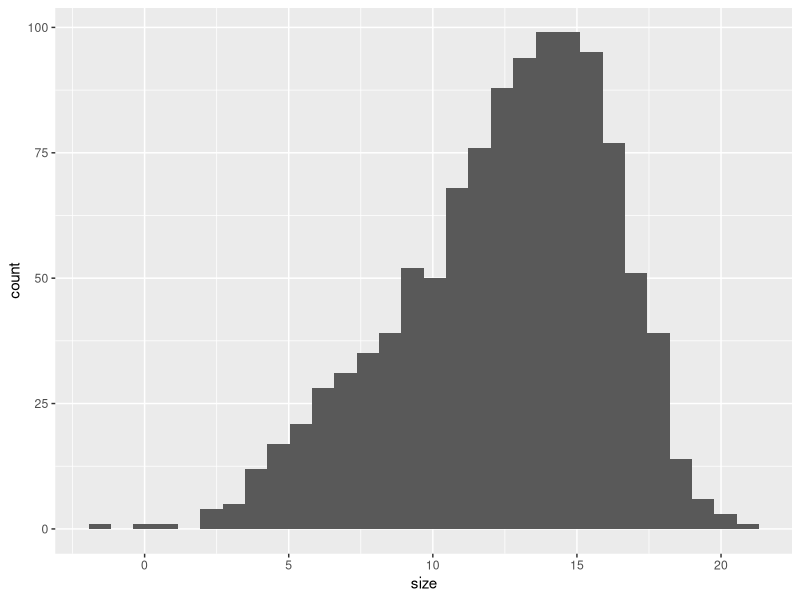
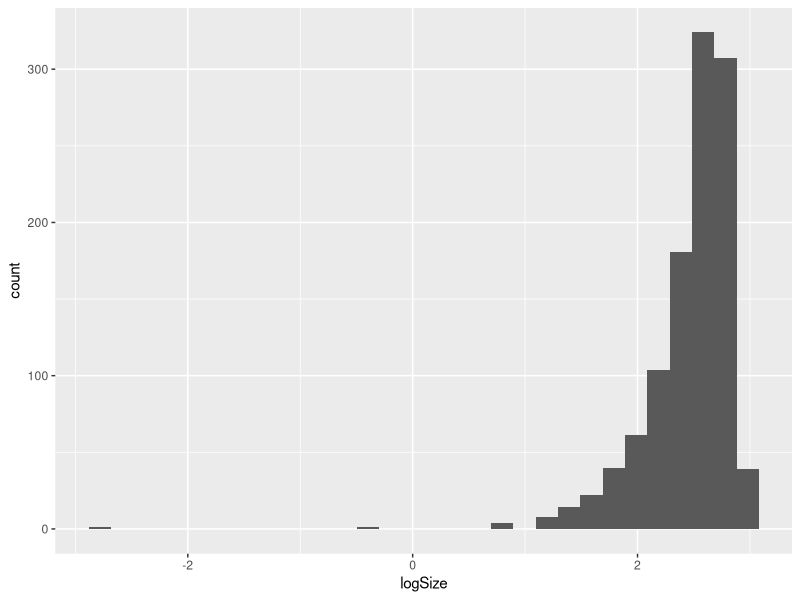
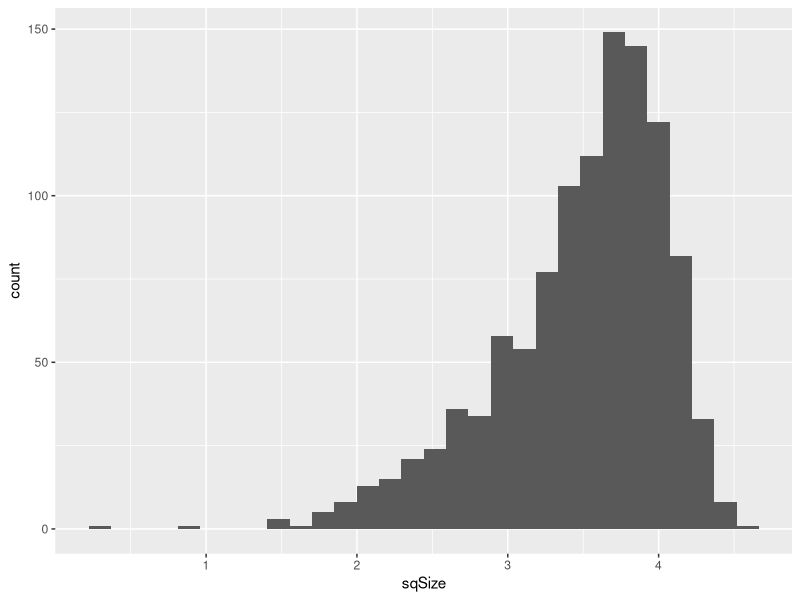
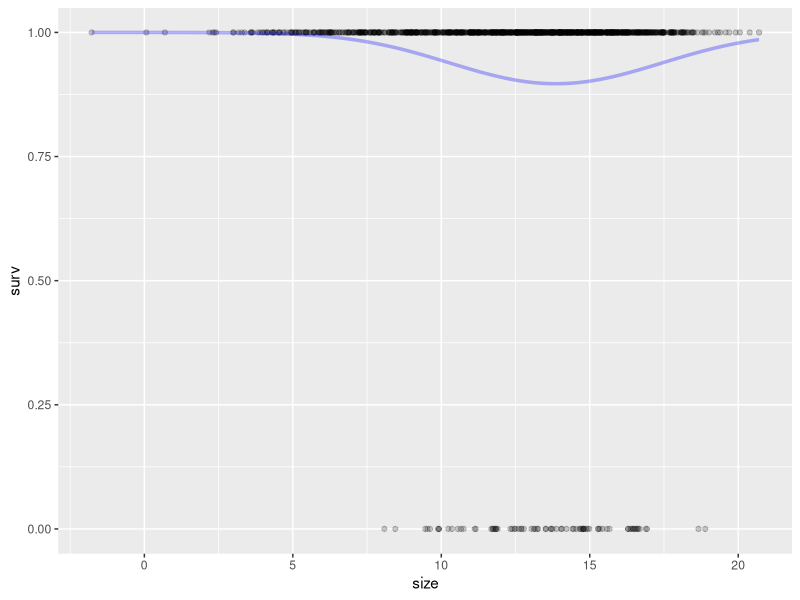
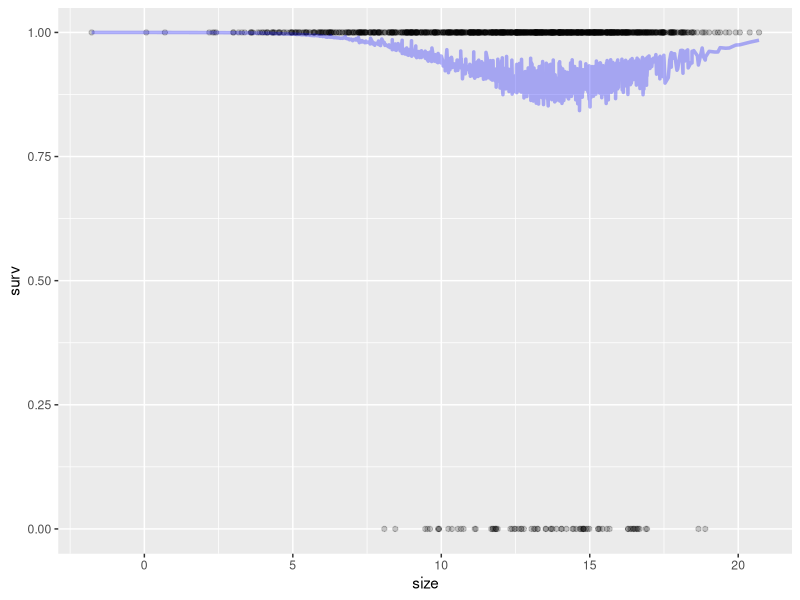
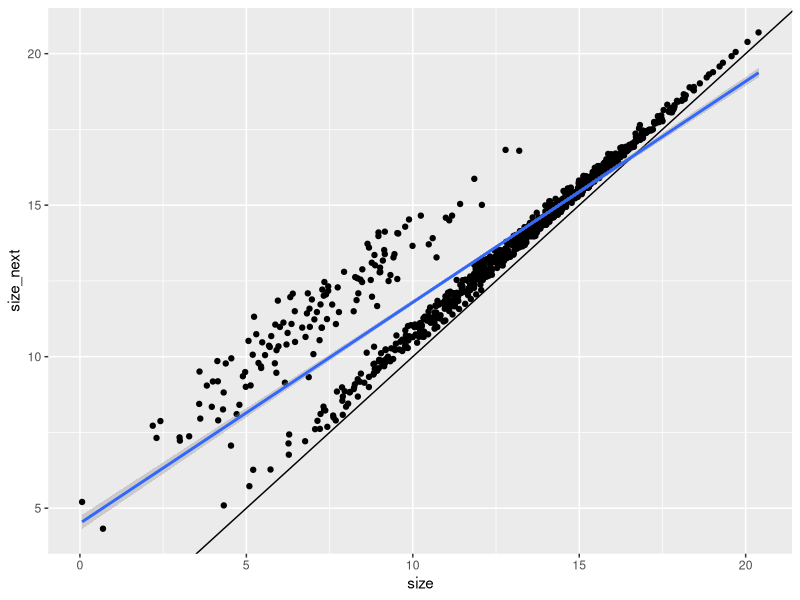
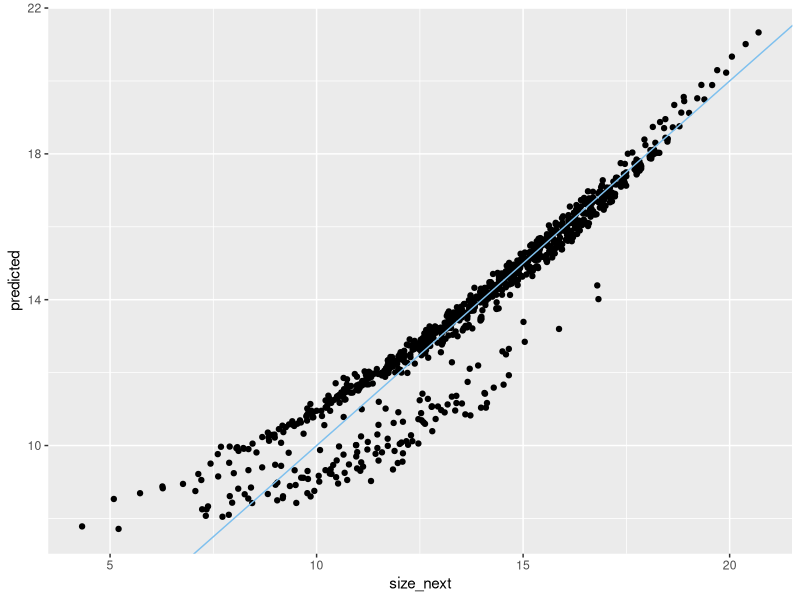
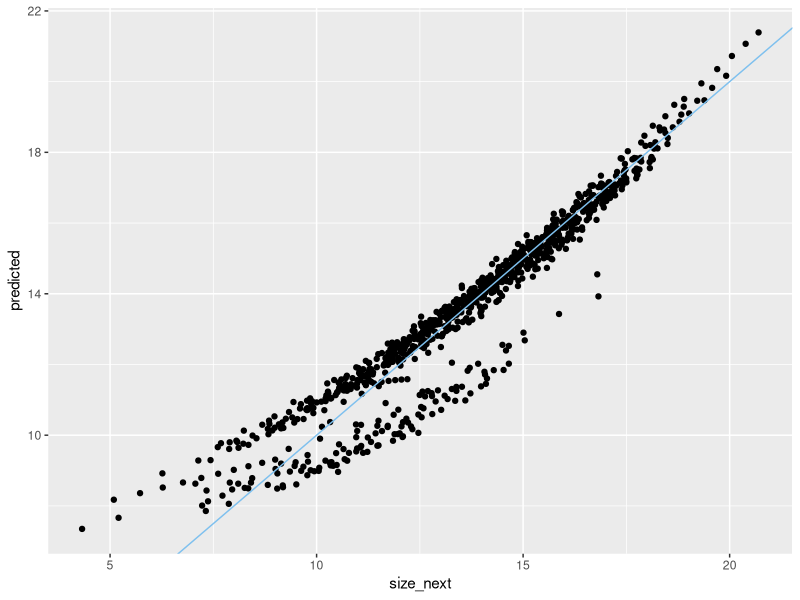

Recreate these plots in R, in order.
## ---- chunk 1
knitr::opts_chunk$set(echo = TRUE)
## ---- chunk 2
knitr::opts_chunk$set(echo = TRUE)
## ---- chunk 3
library(tidyverse)
library(broom)
library(broom.mixed)
library(magrittr)
library(lmerTest)
conflicted::conflicts_prefer(lmerTest::lmer)
conflicted::conflicts_prefer(dplyr::filter)
conflicted::conflicts_prefer(dplyr::mutate)
## ---- chunk 4
simpop <- read_csv("../output/PopSim_Phenos-Genos_v3.csv")
names(simpop)
#logit_pheno = scaled probability/phenotype
#_geno = genotype score for that trait 
#size = height calculated from simulated Weibull parameters (alpha, beta, k, and delta)
####Note: we will use the genotype score for k for this 
#elapsed_weeks = interval between weeks - should all be 1 in this data
## ---- chunk 5
unique(simpop$established) #NA = did not germinate, 1 = established (survived first 3 weeks in field); 0 = did not establish
unique(simpop$y1surv) #NA = did not establish, 1 = survived to week 12; 0 = did not survive 
#simpop %>% select(Indiv_ID, germinated, established, y1surv, k_pheno, week, size) %>% filter(Indiv_ID<5)

simpop_timeprep <- simpop %>%
  mutate(weeks = as.numeric(week - 1), #Weeks since week 1 (equivalent to pre-transplant or initial size) 
         size = if_else(germinated==0, NA, size) #no size if no germ
         ) %>%   
  group_by(Indiv_ID) %>% 
  mutate(surv=if_else(germinated==0, NA, #surv = NA if you did not germ 
                        if_else(week==1, 1, #if you did germinate, assume you survived to week 1 (equivalent to pre-transplant size time point)
                                if_else(established==0, 0, #surv = 0 after week 1 if you did not establish 
                                        if_else(week<5, 1, #if you did establish, your surv is equal to 1 for the first 3 weeks post-transplant 
                                                y1surv) #your survival for weeks 5-12 is then equal to your y1surv
                                        )))) %>% 
  mutate(death.week=if_else(y1surv==1, NA, #if survive year 1 no death week 
                            first(week, order_by = surv)) #first week where surv = 0 
           ) %>% 
  #note we only have establishment and y1surv survival from the pop sim --> little weekly variation 
  mutate(size_next = lead(size, order_by = week), #next time point's size) 
         size = if_else(is.na(death.week), size,
                        if_else(week>death.week, NA, size))) %>%  
  ungroup() %>% 
  mutate(size_next=if_else(surv==0, NA, size_next))

simpop_timeprep %>% #look at data for a few indivs to see if above worked
  drop_na(surv) %>% 
  select(Indiv_ID, week, weeks, germinated, established, y1surv, size, size_next, surv, death.week) %>% 
  filter(Indiv_ID<25)

simpop_timeprep_surv <- simpop_timeprep %>% drop_na(surv, size) #for surv models 
simpop_timeprep_size <- simpop_timeprep %>% drop_na(size, size_next) #for size models 
## ---- chunk 6
simpop_timeprep_surv %>%  #slightly skewed
  ggplot(aes(x=size)) +
  geom_histogram()

simpop_timeprep_surv_scaled <- simpop_timeprep_surv %>% 
  mutate(logSize=log(size),
         sqSize=sqrt(size)) 

simpop_timeprep_surv_scaled %>% #not better
  ggplot(aes(x=logSize)) +
  geom_histogram()

simpop_timeprep_surv_scaled %>% #not better
  ggplot(aes(x=sqSize)) +
  geom_histogram()
## ---- chunk 7
surv.models_pheno <- tribble(
  ~name,          ~f,
  "1_linear_size",                 "surv ~ size", 
  "2_linear_weeks",                "surv ~ size + weeks",
  "3a_quadratic_size",             "surv ~ size + I(size^2)", 
  "3b_quadratic_size_weeks",       "surv ~ size + I(size^2) + weeks", 
  "4a_cubic_size",                 "surv ~ size + I(size^2) + I(size^3)",
  "4b_cubic_size_weeks",           "surv ~ size + I(size^2) + I(size^3) + weeks"
)

#run the models 
surv.models_pheno <- surv.models_pheno %>%
  mutate(glm = map(f, ~ glm(as.formula(.), 
                            data = simpop_timeprep_surv, 
                            family = "binomial")), #, #run the models 
         predict = map(glm, predict, type = "response"), 
         glance = map(glm, tidy),
         AIC = map(glm, AIC),
         BIC = map(glm, BIC)) #glance at the model results

surv.models_pheno %>% select(-f, -glm, -predict) %>% unnest(BIC) %>% arrange(BIC) #look at the model fitting info 
surv.models_pheno %>% select(-f, -glm, -predict) %>% unnest(AIC) %>% arrange(AIC) #look at the model fitting info 
#3a_quadratic size best by AIC and BIC
## ---- chunk 8
survival.model.final_pheno <- surv.models_pheno %>% filter(name == "3a_quadratic_size") %>% pull(glm) %>% magrittr::extract2(1)
summary(survival.model.final_pheno)
## ---- chunk 9
simpop_timeprep_surv %>% 
  mutate(pred_fixef = predict(survival.model.final_pheno, newdata = ., type="response", re.form = NA)) %>% 
  ggplot(aes(x = size, y = surv)) +
  geom_point(alpha=.2) +
  geom_line(aes(y = pred_fixef), 
            color = "blue", 
            size = 1.2, alpha=0.3) 
## ---- chunk 10
surv.models_genos <- tribble(
  ~name,          ~f,
  "1a_linear_size",                 "surv ~ size", 
  "1b_linear_size_genos",           "surv ~ size + establishment.logit_geno + y1surv.logit_geno", 
  "2a_linear_weeks",                "surv ~ size + weeks",
  "2b_linear_weeks_geno",           "surv ~ size + weeks + establishment.logit_geno + y1surv.logit_geno",
  "3a_quadratic_size",              "surv ~ size + I(size^2)", 
  "3b_quadratic_size_weeks",        "surv ~ size + I(size^2) + weeks", 
  "3c_quadratic_size_weeks_geno",   "surv ~ size + I(size^2) + weeks + establishment.logit_geno + y1surv.logit_geno",
  "4a_cubic_size",                  "surv ~ size + I(size^2) + I(size^3)",
  "4b_cubic_size_weeks",            "surv ~ size + I(size^2) + I(size^3) + weeks",
  "4c_cubic_size_weeks_geno",       "surv ~ size + I(size^2) + I(size^3) + weeks + establishment.logit_geno + y1surv.logit_geno"
)

#run the models 
surv.models_genos <- surv.models_genos %>%
  mutate(glm = map(f, ~ glm(as.formula(.), 
                            data = simpop_timeprep_surv, 
                            family = "binomial")), #, #run the models 
         predict = map(glm, predict, type = "response"), 
         glance = map(glm, tidy),
         AIC = map(glm, AIC),
         BIC = map(glm, BIC)) #glance at the model results

surv.models_genos %>% select(-f, -glm, -predict) %>% unnest(BIC) %>% arrange(BIC) #look at the model fitting info 
surv.models_genos %>% select(-f, -glm, -predict) %>% unnest(AIC) %>% arrange(AIC) #look at the model fitting info 
#3a_quadratic_size best by BIC
#3c_quadratic_size_weeks_geno best by AIC 
## ---- chunk 11
survival.model.final_genos <- surv.models_genos %>% filter(name == "3c_quadratic_size_weeks_geno") %>% pull(glm) %>% magrittr::extract2(1)
summary(survival.model.final_genos)
## ---- chunk 12
simpop_timeprep_surv %>% 
  mutate(pred_fixef = predict(survival.model.final_genos, newdata = ., type="response", re.form = NA)) %>% 
  ggplot(aes(x = size, y = surv)) +
  geom_point(alpha=.2) +
  geom_line(aes(y = pred_fixef), 
            color = "blue", 
            size = 1.2, alpha=0.3) 
## ---- chunk 13
simpop_timeprep_size %>% 
  ggplot(aes(x=size, y=size_next)) +
  geom_point()  +
  geom_abline() +
  geom_smooth(method = "lm")
## ---- chunk 14
size.models_pheno <- tribble(
  ~name,          ~f,
  "1_linear_size",                 "size_next ~ size", 
  "2_linear_weeks",                "size_next ~ size + weeks",
  "3a_quadratic_size",             "size_next ~ size + I(size^2)", 
  "3b_quadratic_size_weeks",       "size_next ~ size + I(size^2) + weeks", 
  "4a_cubic_size",                 "size_next ~ size + I(size^2) + I(size^3)",
  "4b_cubic_size_weeks",           "size_next ~ size + I(size^2) + I(size^3) + weeks"
)

#run the models 
size.models_pheno <- size.models_pheno %>%
  mutate(lm = map(f, ~ lm(as.formula(.), 
                            data = simpop_timeprep_size)), #, #run the models 
         predict = map(lm, predict), 
         glance = map(lm, glance)) #glance at the model results

size.models_pheno %>% select(-f, -lm, -predict) %>% unnest(glance) %>% arrange(BIC) #look at the model fitting info 
size.models_pheno %>% select(-f, -lm, -predict) %>% unnest(glance) %>% arrange(AIC) #look at the model fitting info 
#3b_quadratic_size_weeks best by AIC and BIC
## ---- chunk 15
size.model.final_pheno <- size.models_pheno %>% filter(name == "3b_quadratic_size_weeks") %>% pull(lm) %>% magrittr::extract2(1)
summary(size.model.final_pheno)
## ---- chunk 16
simpop_timeprep_size %>% 
  cbind(predicted={size.models_pheno %>% filter(name=="3b_quadratic_size_weeks") %>% pull(predict) %>% unlist()}) %>%
  ggplot(aes(x=size_next, y = predicted)) +
  geom_point() +
  geom_abline(color="skyblue2")
## ---- chunk 17
size.models_genos <- tribble(
  ~name,          ~f,
  "1a_linear_size",                 "size_next ~ size", 
  "1b_linear_size_geno",            "size_next ~ size + k_geno", 
  "2a_linear_weeks",                "size_next ~ size + weeks",
  "2b_linear_weeks_geno",           "size_next ~ size + weeks + k_geno",
  "3a_quadratic_size",              "size_next ~ size + I(size^2)", 
  "3b_quadratic_size_weeks",        "size_next ~ size + I(size^2) + weeks", 
  "3c_quadratic_size_weeks_geno",   "size_next ~ size + I(size^2) + weeks + k_geno",
  "4a_cubic_size",                  "size_next ~ size + I(size^2) + I(size^3)",
  "4b_cubic_size_weeks",            "size_next ~ size + I(size^2) + I(size^3) + weeks",
  "4c_cubic_size_weeks_geno",       "size_next ~ size + I(size^2) + I(size^3) + weeks + k_geno"
)

#run the models 
size.models_genos <- size.models_genos %>%
  mutate(lm = map(f, ~ lm(as.formula(.), 
                            data = simpop_timeprep_size)), #, #run the models 
         predict = map(lm, predict), 
         glance = map(lm, glance)) #glance at the model results

size.models_genos %>% select(-f, -lm, -predict) %>% unnest(glance) %>% arrange(BIC) #look at the model fitting info 
size.models_genos %>% select(-f, -lm, -predict) %>% unnest(glance) %>% arrange(AIC) #look at the model fitting info 
#3c_quadratic_size_weeks_geno best by AIC and BIC
## ---- chunk 18
size.model.final_genos <- size.models_genos %>% filter(name == "3c_quadratic_size_weeks_geno") %>% pull(lm) %>% magrittr::extract2(1)
summary(size.model.final_genos)
## ---- chunk 19
simpop_timeprep_size %>% 
  cbind(predicted={size.models_genos %>% filter(name=="3c_quadratic_size_weeks_geno") %>% pull(predict) %>% unlist()}) %>%
  ggplot(aes(x=size_next, y = predicted)) +
  geom_point() +
  geom_abline(color="skyblue2")
## ---- chunk 20
params=data.frame(
  surv.int=NA, # Intercept from logistic regression of survival
  surv.slope1=NA, # Slope from logistic regression of survival
  surv.slope2=NA, # Quadratic slope from logistic regression of survival
  growth.int=NA, # Intercept from linear regression of growth
  growth.slope1=NA, # Slope from linear regression of growth
  growth.slope2=NA, # Quadratic slope from linear regression of growth
  growth.sd=NA # Residual sd from the linear regression of growth
)

params_phenos <- params
params_genos <- params
## ---- chunk 21
surv.coefs_pheno <- surv.models_pheno %>% 
  filter(name == "3a_quadratic_size") %>%
  mutate(coefs = map(glm, tidy)) %>% 
  select(name, f, coefs) %>% 
  unnest(coefs) 

params_phenos$surv.int <- surv.coefs_pheno %>% filter(term == "(Intercept)") %>% pull(estimate)
params_phenos$surv.slope1 <- surv.coefs_pheno %>% filter(term == "size") %>% pull(estimate)
params_phenos$surv.slope2 <- surv.coefs_pheno %>% filter(term == "I(size^2)") %>% pull(estimate)
## ---- chunk 22
surv.coefs_genos <- surv.models_genos %>% 
  filter(name == "3c_quadratic_size_weeks_geno") %>%
  mutate(coefs = map(glm, tidy)) %>% 
  select(name, f, coefs) %>% 
  unnest(coefs) 

params_genos$surv.int <- surv.coefs_genos %>% filter(term == "(Intercept)") %>% pull(estimate)
params_genos$surv.slope1 <- surv.coefs_genos %>% filter(term == "size") %>% pull(estimate)
params_genos$surv.slope2 <- surv.coefs_genos %>% filter(term == "I(size^2)") %>% pull(estimate)
## ---- chunk 23
growth.coefs_pheno <- size.models_pheno %>% 
  filter(name == "3b_quadratic_size_weeks") %>% 
  mutate(coefs = map(lm, tidy)) %>% 
  select(name, f, coefs) %>% 
  unnest(coefs) 

params_phenos$growth.int <- growth.coefs_pheno %>% filter(term == "(Intercept)") %>% pull(estimate)
params_phenos$growth.slope1 <- growth.coefs_pheno %>% filter(term == "size") %>% pull(estimate)
params_phenos$growth.slope2 <- growth.coefs_pheno %>% filter(term == "I(size^2)") %>% pull(estimate)

#Pull sigma which is the _modeled_ standard deviation of the residuals.  Merow uses observed sd of residuals.  
params_phenos$growth.sd <- size.models_pheno %>% filter(name == "3b_quadratic_size_weeks") %>% unnest(glance) %>% pull(sigma)
## ---- chunk 24
growth.coefs_genos <- size.models_genos %>% 
  filter(name == "3c_quadratic_size_weeks_geno") %>% 
  mutate(coefs = map(lm, tidy)) %>% 
  select(name, f, coefs) %>% 
  unnest(coefs) 

params_genos$growth.int <- growth.coefs_genos %>% filter(term == "(Intercept)") %>% pull(estimate)
params_genos$growth.slope1 <- growth.coefs_genos %>% filter(term == "size") %>% pull(estimate)
params_genos$growth.slope2 <- growth.coefs_genos %>% filter(term == "I(size^2)") %>% pull(estimate)

#Pull sigma which is the _modeled_ standard deviation of the residuals.  Merow uses observed sd of residuals.  
params_genos$growth.sd <- size.models_genos %>% filter(name == "3c_quadratic_size_weeks_geno") %>% unnest(glance) %>% pull(sigma)
## ---- chunk 25
# 1. survival probability function
##This is inverse logit.  Provides survival probability based on size.
s.x_phenos=function(x,params_phenos) {
  u=exp(params_phenos$surv.int + params_phenos$surv.slope1*x + params_phenos$surv.slope2*x^2)
  return(u/(1+u)) 
}

# 2. growth function
## Return a probability distribution of new sizes at t+1 (xp) at a given size x.  
g.yx_phenos=function(xp,x,params_phenos) {
  dnorm(xp,mean=params_phenos$growth.int + params_phenos$growth.slope1*x + params_phenos$growth.slope2*x^2, sd=params_phenos$growth.sd)
}
## ---- chunk 26
# 1. survival probability function
##This is inverse logit.  Provides survival probability based on size.
s.x_genos=function(x,params_genos) {
  u=exp(params_genos$surv.int + params_genos$surv.slope1*x + params_genos$surv.slope2*x^2)
  return(u/(1+u)) 
}

# 2. growth function
## Return a probability distribution of new sizes at t+1 (xp) at a given size x.  
g.yx_genos=function(xp,x,params_genos) {
  dnorm(xp,mean=params_genos$growth.int + params_genos$growth.slope1*x + params_genos$growth.slope2*x^2, sd=params_genos$growth.sd)
}
## ---- chunk 27
# the sizes we are integrating over
minSize<-min(simpop_timeprep$size,na.rm=T) 
maxSize<-max(simpop_timeprep$size,na.rm=T) 

n=100 # dimensions of the matrix 

b=minSize+c(0:n)*(maxSize-minSize)/n # boundary points
y=0.5*(b[1:n]+b[2:(n+1)]) # mesh points
h=y[2]-y[1] # step size
## ---- chunk 28
G_phenos=h*outer(y,y,g.yx_phenos,params=params_phenos) # growth matrix

S_phenos=s.x_phenos(y,params=params_phenos) # survival at each size midpoint

P_phenos=G_phenos # placeholder; redefine P on the next line
for(i in 1:n) P_phenos[,i]=G_phenos[,i]*S_phenos[i] # growth/survival matrix
## ---- chunk 29
G_genos=h*outer(y,y,g.yx_genos,params=params_genos) # growth matrix

S_genos=s.x_genos(y,params=params_genos) # survival at each size midpoint

P_genos=G_genos # placeholder; redefine P on the next line
for(i in 1:n) P_genos[,i]=G_genos[,i]*S_genos[i] # growth/survival matrix
## ---- chunk 30
P_phenos %>% as_tibble() %>%
  set_colnames(y) %>% #column names = each size mesh point 
  mutate(size.t1=y) %>%
  pivot_longer(-size.t1, names_to = "size.t", names_transform = as.numeric) %>%
  ggplot(aes(x=size.t, y = size.t1)) +
  geom_raster(aes(fill = value)) + #basic contour with fill determined by the growth*surv value 
  geom_contour(aes(z = value),lwd=.25) + #adds contour lines 
  geom_abline(intercept=0, slope = 1, color="gray90", lty=5) + #add 1:1 line 
  scale_fill_viridis_c(option = "plasma") + #change contour colors 
  labs(x = "Size (t)", y = "Size (t + 1)", title = "P Matrix: Phenos Only") +
  coord_equal() + #make it a square plot 
  theme_bw()
## ---- chunk 31
P_genos %>% as_tibble() %>%
  set_colnames(y) %>% #column names = each size mesh point 
  mutate(size.t1=y) %>%
  pivot_longer(-size.t1, names_to = "size.t", names_transform = as.numeric) %>%
  ggplot(aes(x=size.t, y = size.t1)) +
  geom_raster(aes(fill = value)) + #basic contour with fill determined by the growth*surv value 
  geom_contour(aes(z = value),lwd=.25) + #adds contour lines 
  geom_abline(intercept=0, slope = 1, color="gray90", lty=5) + #add 1:1 line 
  scale_fill_viridis_c(option = "plasma") + #change contour colors 
  labs(x = "Size (t)", y = "Size (t + 1)", title = "P Matrix: Phenos + Genos") +
  coord_equal() + #make it a square plot 
  theme_bw()
## ---- chunk 32
plot(y,s.x_phenos(y,params_phenos), #fitted survival model 
     xlab="Size",type="l",
        ylab="Survival Probability",lwd=12)
     points(y,apply(P_phenos,2,sum),col="red",lwd=3,cex=.1,pch=19) # column sums 
#some eviction at larger sizes
## ---- chunk 33
plot(y,s.x_genos(y,params_genos), #fitted survival model 
     xlab="Size",type="l",
        ylab="Survival Probability",lwd=12)
     points(y,apply(P_genos,2,sum),col="red",lwd=3,cex=.1,pch=19) # column sums 
#some eviction at larger sizes
## ---- chunk 34
Pc_phenos=G_phenos # placeholder; redefine P on the next line
for(i in 1:n) Pc_phenos[,i]=G_phenos[,i]*S_phenos[i] # growth/survival matrix
nvals <- colSums(Pc_phenos, na.rm = TRUE)
Pc_phenos <- t((t(Pc_phenos)/nvals) * s.x_phenos(y, params=params_phenos))

plot(y,s.x_phenos(y,params_phenos),xlab="Size",type="l",
        ylab="Survival Probability",lwd=12)
     points(y,apply(Pc_phenos,2,sum),col="red",lwd=3,cex=.1,pch=19) # solution worked
## ---- chunk 35
Pc_genos=G_genos # placeholder; redefine P on the next line
for(i in 1:n) Pc_genos[,i]=G_genos[,i]*S_genos[i] # growth/survival matrix
nvals <- colSums(Pc_genos, na.rm = TRUE)
Pc_genos <- t((t(Pc_genos)/nvals) * s.x_genos(y, params=params_genos))

plot(y,s.x_genos(y,params_genos),xlab="Size",type="l",
        ylab="Survival Probability",lwd=12)
     points(y,apply(Pc_genos,2,sum),col="red",lwd=3,cex=.1,pch=19) # solution worked
## ---- chunk 36
Pc_phenos %>% as_tibble() %>%
  set_colnames(y) %>% #column names = each size mesh point 
  mutate(size.t1=y) %>%
  pivot_longer(-size.t1, names_to = "size.t", names_transform = as.numeric) %>%
  ggplot(aes(x=size.t, y = size.t1)) +
  geom_raster(aes(fill = value)) + #basic contour with fill determined by the growth*surv value 
  geom_contour(aes(z = value),lwd=.25) + #adds contour lines 
  geom_abline(intercept=0, slope = 1, color="gray90", lty=5) + #add 1:1 line 
  scale_fill_viridis_c(option = "plasma") + #change contour colors 
  labs(x = "Size (t)", y = "Size (t + 1)", title = "P Matrix: Phenos Only") +
  coord_equal() + #make it a square plot 
  theme_bw()
## ---- chunk 37
Pc_genos %>% as_tibble() %>%
  set_colnames(y) %>% #column names = each size mesh point 
  mutate(size.t1=y) %>%
  pivot_longer(-size.t1, names_to = "size.t", names_transform = as.numeric) %>%
  ggplot(aes(x=size.t, y = size.t1)) +
  geom_raster(aes(fill = value)) + #basic contour with fill determined by the growth*surv value 
  geom_contour(aes(z = value),lwd=.25) + #adds contour lines 
  geom_abline(intercept=0, slope = 1, color="gray90", lty=5) + #add 1:1 line 
  scale_fill_viridis_c(option = "plasma") + #change contour colors 
  labs(x = "Size (t)", y = "Size (t + 1)", title = "P Matrix: Phenos + Genos") +
  coord_equal() + #make it a square plot 
  theme_bw()
